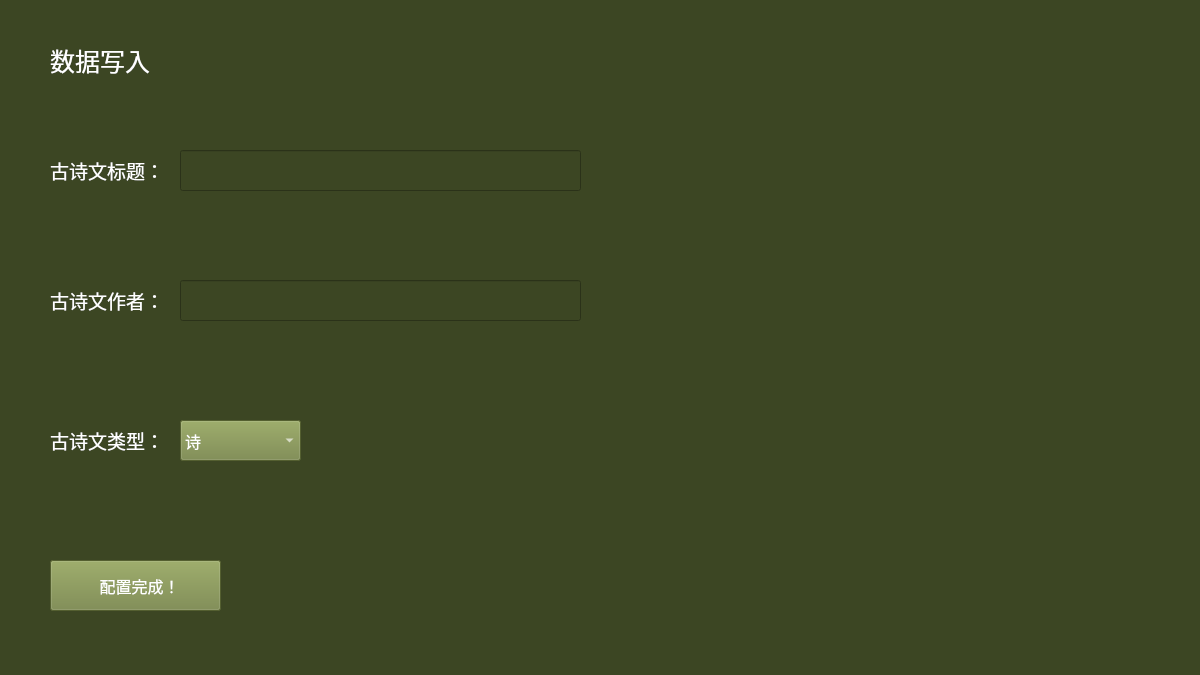
<?xml version="1.0" encoding="UTF-8"?>
<ui version="4.0">
 <class>DataInputConfigInfo</class>
 <widget class="QFrame" name="DataInputConfigInfo">
  <property name="geometry">
   <rect>
    <x>0</x>
    <y>0</y>
    <width>1200</width>
    <height>675</height>
   </rect>
  </property>
  <property name="focusPolicy">
   <enum>Qt::StrongFocus</enum>
  </property>
  <property name="windowTitle">
   <string>Frame</string>
  </property>
  <property name="styleSheet">
   <string notr="true">background-color: rgb(60, 70, 35);</string>
  </property>
  <widget class="QLabel" name="labelArticleTitle">
   <property name="geometry">
    <rect>
     <x>50</x>
     <y>150</y>
     <width>121</width>
     <height>41</height>
    </rect>
   </property>
   <property name="font">
    <font>
     <family>等线</family>
     <pointsize>14</pointsize>
    </font>
   </property>
   <property name="styleSheet">
    <string notr="true">color: rgb(255, 255, 255);</string>
   </property>
   <property name="text">
    <string>古诗文标题：</string>
   </property>
  </widget>
  <widget class="QLabel" name="labelTitle">
   <property name="geometry">
    <rect>
     <x>50</x>
     <y>30</y>
     <width>471</width>
     <height>61</height>
    </rect>
   </property>
   <property name="font">
    <font>
     <family>等线</family>
     <pointsize>19</pointsize>
    </font>
   </property>
   <property name="styleSheet">
    <string notr="true">color: rgb(255, 255, 255);</string>
   </property>
   <property name="text">
    <string>数据写入</string>
   </property>
  </widget>
  <widget class="QPushButton" name="pushButtonDone">
   <property name="geometry">
    <rect>
     <x>50</x>
     <y>560</y>
     <width>171</width>
     <height>51</height>
    </rect>
   </property>
   <property name="font">
    <font>
     <family>等线</family>
     <pointsize>12</pointsize>
    </font>
   </property>
   <property name="focusPolicy">
    <enum>Qt::NoFocus</enum>
   </property>
   <property name="styleSheet">
    <string notr="true">background-color: rgb(117, 133, 67);
color: rgb(255, 255, 255);</string>
   </property>
   <property name="text">
    <string>  配置完成！</string>
   </property>
  </widget>
  <widget class="QLineEdit" name="lineEditArticleTitle">
   <property name="geometry">
    <rect>
     <x>180</x>
     <y>150</y>
     <width>401</width>
     <height>41</height>
    </rect>
   </property>
   <property name="font">
    <font>
     <family>等线</family>
     <pointsize>12</pointsize>
    </font>
   </property>
   <property name="focusPolicy">
    <enum>Qt::StrongFocus</enum>
   </property>
   <property name="styleSheet">
    <string notr="true">color: rgb(255, 255, 255);</string>
   </property>
   <property name="text">
    <string/>
   </property>
  </widget>
  <widget class="QLineEdit" name="lineEditArticleAuthor">
   <property name="geometry">
    <rect>
     <x>180</x>
     <y>280</y>
     <width>401</width>
     <height>41</height>
    </rect>
   </property>
   <property name="font">
    <font>
     <family>等线</family>
     <pointsize>12</pointsize>
    </font>
   </property>
   <property name="focusPolicy">
    <enum>Qt::StrongFocus</enum>
   </property>
   <property name="styleSheet">
    <string notr="true">color: rgb(255, 255, 255);</string>
   </property>
   <property name="text">
    <string/>
   </property>
  </widget>
  <widget class="QLabel" name="labelArticleAuthor">
   <property name="geometry">
    <rect>
     <x>50</x>
     <y>280</y>
     <width>121</width>
     <height>41</height>
    </rect>
   </property>
   <property name="font">
    <font>
     <family>等线</family>
     <pointsize>14</pointsize>
    </font>
   </property>
   <property name="styleSheet">
    <string notr="true">color: rgb(255, 255, 255);</string>
   </property>
   <property name="text">
    <string>古诗文作者：</string>
   </property>
  </widget>
  <widget class="QLabel" name="labelArticleType">
   <property name="geometry">
    <rect>
     <x>50</x>
     <y>420</y>
     <width>121</width>
     <height>41</height>
    </rect>
   </property>
   <property name="font">
    <font>
     <family>等线</family>
     <pointsize>14</pointsize>
    </font>
   </property>
   <property name="styleSheet">
    <string notr="true">color: rgb(255, 255, 255);</string>
   </property>
   <property name="text">
    <string>古诗文类型：</string>
   </property>
  </widget>
  <widget class="QComboBox" name="comboBoxArticleType">
   <property name="geometry">
    <rect>
     <x>180</x>
     <y>420</y>
     <width>121</width>
     <height>41</height>
    </rect>
   </property>
   <property name="font">
    <font>
     <family>等线</family>
     <pointsize>12</pointsize>
    </font>
   </property>
   <property name="focusPolicy">
    <enum>Qt::NoFocus</enum>
   </property>
   <property name="styleSheet">
    <string notr="true">background-color: rgb(117, 133, 67);
color: rgb(255, 255, 255);</string>
   </property>
   <item>
    <property name="text">
     <string>诗</string>
    </property>
   </item>
   <item>
    <property name="text">
     <string>词</string>
    </property>
   </item>
   <item>
    <property name="text">
     <string>曲</string>
    </property>
   </item>
   <item>
    <property name="text">
     <string>文</string>
    </property>
   </item>
  </widget>
 </widget>
 <resources/>
 <connections/>
</ui>
